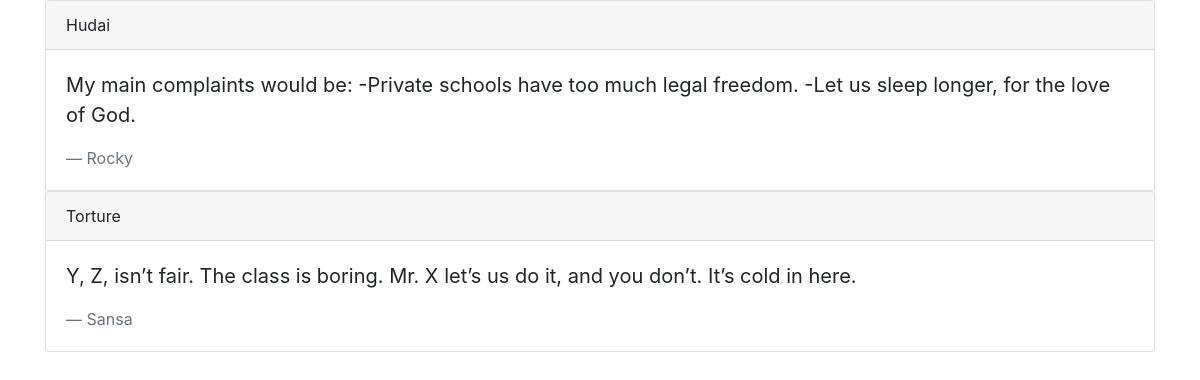
The page / on the database its author committed.
### complaint/models.py (models this page shows, shortened)
class Complaint(models.Model):
    complaint = models.TextField()
    student = models.CharField(max_length=200)
    complaint_category = models.ForeignKey(
        'ComplaintCategory',
        on_delete = models.CASCADE
    )

class ComplaintCategory(models.Model):
    title = models.CharField(max_length=100)

### complaint/views.py (the view)
# urls.py: path('', views.HomeView.as_view(), name="home"),
class HomeView(ListView):
    template_name = "home.html"
    model = Complaint
    def get_queryset(self):
        query_set = super().get_queryset()
        return query_set.select_related('complaint_category')

### templates/home.html
{% extends 'base.html'  %}
{% block body %}
    <div class="container">
        {% for complaint in object_list%}
        <div class="card">
            <div class="card-header">
                {{complaint.complaint_category.title}}
            </div>
            <div class="card-body">
                <blockquote class="blockquote mb-0">
                <p>{{ complaint.complaint }}</p>
                    <footer class="blockquote-footer">{{complaint.student}}</footer>
                </blockquote>
            </div>
        </div>
        {% endfor %}
    </div>
{% endblock %}

### templates/base.html (shortened to what this page needs)
<!DOCTYPE html>
<html>
    <head>
        <link rel="stylesheet" href="https://stackpath.bootstrapcdn.com/bootstrap/4.3.1/css/bootstrap.min.css">
    </head>
    <body>
        {% block body %}
        {% endblock %}
    </body>
</html>

### rows shown on the page
Complaint: complaint_category "Hudai", complaint "My main complaints would be: -Private schools have too much legal freedom. -Let us sleep longer, for the love of God.", student "Rocky"
Complaint: complaint_category "Torture", complaint "Y, Z, isn’t fair. The class is boring. Mr. X let’s us do it, and you don’t. It’s cold in here.", student "Sansa"
